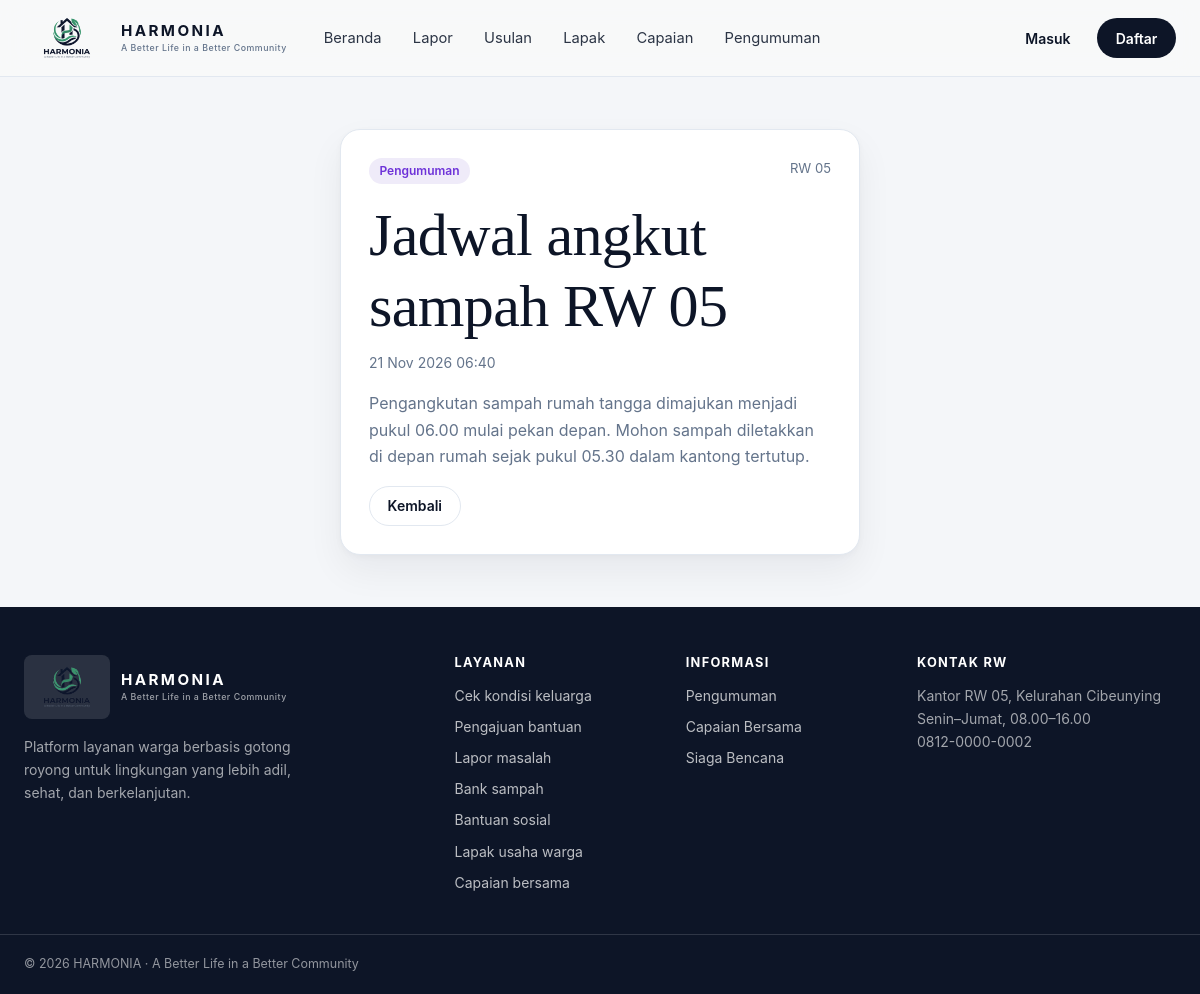
Screenshot of /pengumuman/detail.php?id=2 with the database file from the repository.
### tables this page shows
CREATE TABLE announcements (
  id INT AUTO_INCREMENT PRIMARY KEY,
  author_id INT NOT NULL,
  rw_id INT NULL,                                    
  tipe ENUM('pengumuman','agenda','tips') NOT NULL DEFAULT 'pengumuman',
  judul VARCHAR(120) NOT NULL,
  isi TEXT NOT NULL,
  tanggal_acara DATETIME NULL,                       
  lokasi VARCHAR(120) NULL,
  siaga TINYINT(1) NOT NULL DEFAULT 0,               
  sematkan TINYINT(1) NOT NULL DEFAULT 0,
  berlaku_sampai DATE NULL,
  created_at DATETIME DEFAULT CURRENT_TIMESTAMP,
  updated_at DATETIME DEFAULT CURRENT_TIMESTAMP ON UPDATE CURRENT_TIMESTAMP,
  FOREIGN KEY (author_id) REFERENCES users(id) ON DELETE CASCADE,
  FOREIGN KEY (rw_id) REFERENCES rw(id) ON DELETE CASCADE,
  INDEX idx_tampil (rw_id, tipe, tanggal_acara)
);

CREATE TABLE rw (
  id INT AUTO_INCREMENT PRIMARY KEY,
  nama VARCHAR(30) NOT NULL,
  kelurahan VARCHAR(60) NOT NULL,
  created_at DATETIME DEFAULT CURRENT_TIMESTAMP
);

### includes/helpers.php (called while the page is built, shortened)
<?php
function e($v): string
{
    return htmlspecialchars((string)$v, ENT_QUOTES, 'UTF-8');
}
function tanggal(?string $dt, bool $dengan_jam = false): string
{
    $bulan = [1 => 'Jan', 'Feb', 'Mar', 'Apr', 'Mei', 'Jun', 'Jul', 'Agu', 'Sep', 'Okt', 'Nov', 'Des'];
    $t = strtotime($dt);
    return date('j', $t) . ' ' . $bulan[(int)date('n', $t)] . ' ' . date('Y', $t) . ($dengan_jam ? ' ' . date('H:i', $t) : '');
}

### pengumuman/detail.php (the view, shortened to what this page needs)
<?php
require_once __DIR__ . '/../config/auth.php';
$id = (int)($_GET['id'] ?? 0);
$st = $pdo->prepare('SELECT a.*, rw.nama AS rw FROM announcements a LEFT JOIN rw ON rw.id = a.rw_id WHERE a.id = ?');
$st->execute([$id]);
$a = $st->fetch();
?>
<?php include ROOT_DIR . '/includes/header.php'; ?>
<section class="section">
    <div class="container">
        <div class="form-card form-card--narrow">
            <div class="lapak__meta">
                <span class="chip chip--accent"><?= ucfirst(e($a['tipe'])) ?></span>
                <span><?= e($a['rw'] ?? 'Semua RW') ?></span>
            </div>
            <h1 class="mt-2"><?= e($a['judul']) ?></h1>
            <p class="small muted"><?= tanggal($a['created_at'], true) ?><?= $a['berlaku_sampai'] ? ' · berlaku sampai ' . tanggal($a['berlaku_sampai']) : '' ?></p>
            <p><?= nl2br(e($a['isi'])) ?></p>
            <div class="form-actions mt-3">
                <a class="btn btn--outline btn--sm" href="<?= BASE ?>/pengumuman/index.php">Kembali</a>
            </div>
        </div>
    </div>
</section>
<?php include ROOT_DIR . '/includes/footer.php'; ?>

### assets/css/style.css (style rules this page uses)
:root { --lime: #B8F53B; --lime-dark: #84cc16; --navy: #0D1527; --navy-hover: #16223D; --slate: #2C3545; --muted: #64748B; --bg: #F4F6F9; --hero: #E8EEF5; --border: #E2E8F0; --white: #fff; --sage: #E7F6ED; --sage-ink: #1B7A53; --sky: #E4F1FD; --sky-ink: #1D68BD; --peach: #FDEEE9; --peach-ink: #C8502B; --lavender: #EFEBF9; --lavender-ink: #6D32D8; --radius: 20px; --radius-sm: 12px; --shadow-soft: 0 16px 36px rgba(13, 21, 39, .06), 0 2px 6px rgba(13, 21, 39, .03); --shadow-lift: 0 24px 48px rgba(13, 21, 39, .12), 0 6px 14px rgba(13, 21, 39, .05); --serif: Georgia, "Times New Roman", Times, serif; --sans: -apple-system, BlinkMacSystemFont, "Segoe UI", Roboto, Helvetica, Arial, sans-serif; }
* { box-sizing: border-box; }
html { scroll-behavior: smooth; }
body { margin: 0; background: var(--bg); color: var(--slate); font: 400 1rem/1.65 var(--sans); -webkit-font-smoothing: antialiased; }
a { color: var(--navy); text-decoration: none; }
h1, h2, h3 { font-family: var(--serif); font-weight: 400; color: var(--navy); line-height: 1.18; margin: 0 0 .6rem; letter-spacing: -.01em; }
h1 { font-size: clamp(2.4rem, 5vw, 4rem); }
p { margin: 0 0 1rem; color: var(--muted); }
.container { width: 100%; max-width: 1240px; margin: 0 auto; padding: 0 1.5rem; }
.muted { color: var(--muted); }
.small { font-size: .875rem; }
.mt-2 { margin-top: 1rem; }
.mt-3 { margin-top: 1.75rem; }
.btn { display: inline-flex; align-items: center; justify-content: center; gap: .5rem; min-height: 44px; padding: .75rem 1.5rem; border-radius: 9999px; border: 1px solid transparent; font: 600 .95rem var(--sans); cursor: pointer; transition: transform .18s ease, box-shadow .18s ease, background .18s ease, color .18s ease; }
.btn--outline { background: transparent; border-color: var(--border); color: var(--navy); }
.btn--sm { min-height: 40px; padding: .5rem 1.1rem; font-size: .875rem; }
.section { padding: 3.25rem 0; }
.chip { display: inline-flex; align-items: center; gap: .35rem; padding: .2rem .65rem; border-radius: 9999px; font-size: .75rem; font-weight: 600; white-space: nowrap; }
.chip--accent { background: var(--lavender); color: var(--lavender-ink); }
.lapak__meta { margin-top: auto; font-size: .82rem; color: var(--muted); display: flex; justify-content: space-between; gap: .5rem; }
.form-card { background: #fff; border: 1px solid var(--border); border-radius: var(--radius); padding: 1.75rem; box-shadow: var(--shadow-soft); }
.form-card--narrow { max-width: 520px; margin: 0 auto; }
.form-actions { display: flex; align-items: center; gap: .75rem; margin-top: .5rem; }
.js .reveal { opacity: 0; transform: translateY(24px); transition: opacity .6s ease, transform .6s ease; }
.js .reveal.is-visible { opacity: 1; transform: none; }

### rows the page displays
announcements: tipe "Pengumuman", rw.nama "RW 05", judul "Jadwal angkut sampah RW 05", created_at "21 Nov 2026 06:40", isi "Pengangkutan sampah rumah tangga dimajukan menjadi pukul 06.00 mulai pekan depan. Mohon sampah diletakkan di depan rumah sejak pukul 05.30 dalam kantong tertutup."

### other values shown
$label "Beranda"
$label "Lapor"
$label "Usulan"
$label "Lapak"
$label "Capaian"
$label "Pengumuman"
$label "Cek kondisi keluarga"
$label "Pengajuan bantuan"
$label "Lapor masalah"
$label "Bank sampah"
$label "Bantuan sosial"
$label "Lapak usaha warga"
$label "Capaian bersama"
